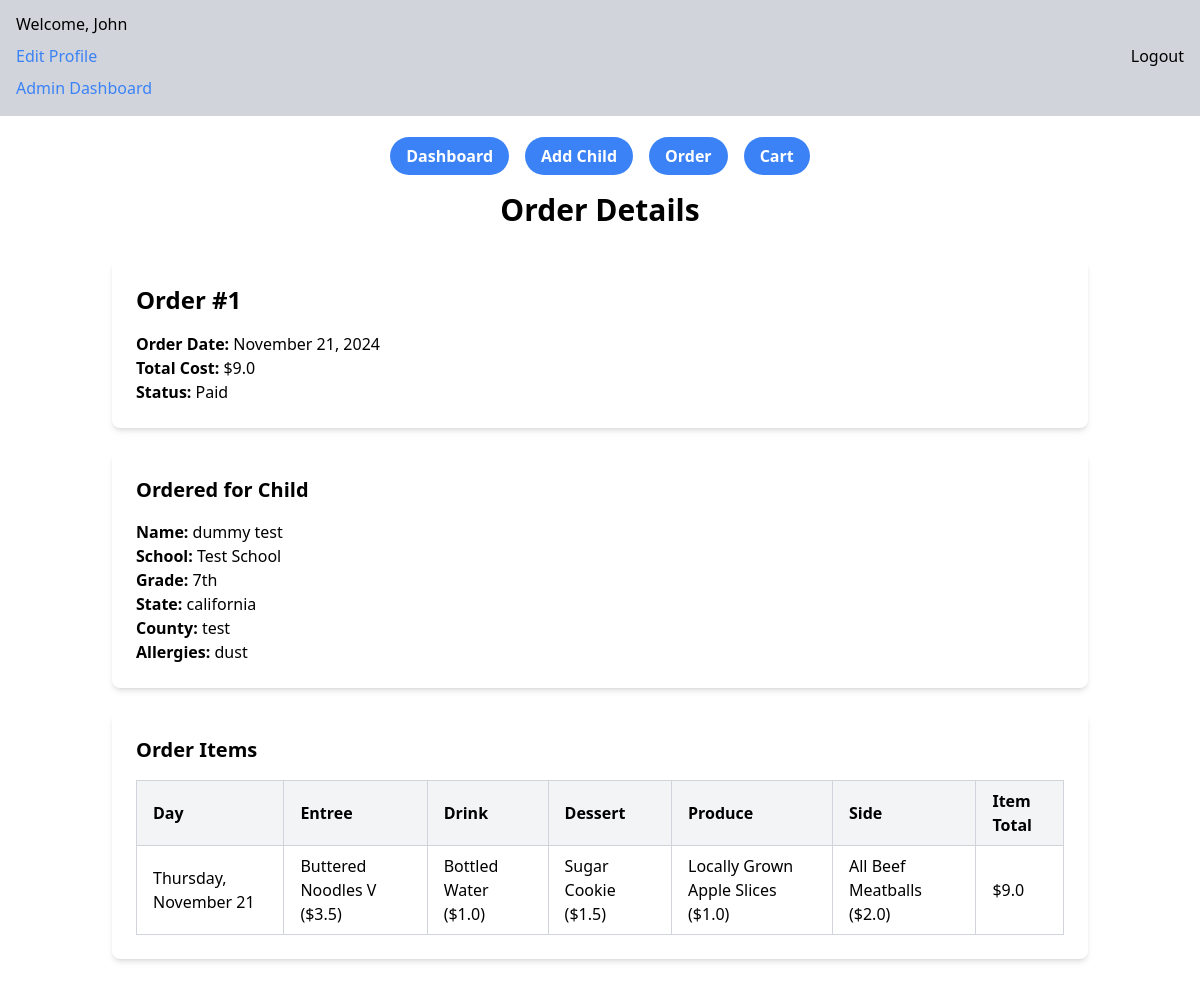
Page /order/1 (signed in) on the committed database.
### app/models.py (models this page shows, shortened)
class Parent(UserMixin,db.Model):
    __tablename__ = 'parents'
    id = db.Column(db.Integer, primary_key=True, autoincrement=True)
    email = db.Column(db.String(120), unique=True, nullable=False)
    password_hash = db.Column(db.String(128), nullable=False)
    first_name = db.Column(db.String(50), nullable=False)
    last_name = db.Column(db.String(50), nullable=False)
    address = db.Column(db.String(255), nullable=False)
    state = db.Column(db.String(50), nullable=False)
    city = db.Column(db.String(50), nullable=False)
    zip_code = db.Column(db.String(10), nullable=False)
    home_phone = db.Column(db.String(15), nullable=True)
    cell_phone = db.Column(db.String(15), nullable=False)
    work_phone = db.Column(db.String(15), nullable=True)
    children = db.relationship('Child', back_populates='parent', cascade='all, delete-orphan')
    orders = db.relationship('Order', back_populates='parent', cascade='all, delete-orphan')

class Order(db.Model):
    __tablename__ = 'orders'
    id = db.Column(db.Integer, primary_key=True, autoincrement=True)
    parent_id = db.Column(db.Integer, db.ForeignKey('parents.id'), nullable=False)
    order_date = db.Column(db.DateTime, default=datetime.utcnow, nullable=False)
    total_cost = db.Column(db.Float, nullable=False)
    status = db.Column(db.String(20), nullable=False, default="Pending")
    deadline = db.Column(db.DateTime, nullable=True, default=lambda: datetime.now() + timedelta(days=2))
    parent = db.relationship('Parent', back_populates='orders')
    order_items = db.relationship('OrderItem', back_populates='order', cascade='all, delete-orphan')
    rating = db.Column(db.Integer, nullable=True)

class Child(db.Model):
    __tablename__ = 'children'
    id = db.Column(db.Integer, primary_key=True, autoincrement=True)
    first_name = db.Column(db.String(50), nullable=False)
    last_name = db.Column(db.String(50), nullable=False)
    state = db.Column(db.String(50), nullable=False)
    county = db.Column(db.String(50), nullable=False)
    grade = db.Column(db.String(20), nullable=False)
    allergies = db.Column(db.Text, nullable=True)
    school_id = db.Column(db.Integer, db.ForeignKey('schools.id'), nullable=False)
    school = db.relationship('School', back_populates='children')
    parent_id = db.Column(db.Integer, db.ForeignKey('parents.id'), nullable=False)
    parent = db.relationship('Parent', back_populates='children')

class School(db.Model):
    __tablename__ = 'schools'
    id = db.Column(db.Integer, primary_key=True, autoincrement=True)
    name = db.Column(db.String(100), nullable=False, unique=True)
    address = db.Column(db.String(255), nullable=False)
    phone_number = db.Column(db.String(15), nullable=False)
    contact_name = db.Column(db.String(100), nullable=False)
    contact_email = db.Column(db.String(120), nullable=False)
    special_instructions = db.Column(db.Text, nullable=True)
    total_students = db.Column(db.Integer, nullable=True)
    children = db.relationship('Child', back_populates='school', cascade='all, delete-orphan')

class OrderItem(db.Model):
    __tablename__ = 'order_items'
    id = db.Column(db.Integer, primary_key=True, autoincrement=True)
    order_id = db.Column(db.Integer, db.ForeignKey('orders.id'), nullable=False)
    child_id = db.Column(db.Integer, db.ForeignKey('children.id'), nullable=False)
    day = db.Column(db.String(20), nullable=False)
    dessert_name = db.Column(db.String(100), nullable=True)
    dessert_price = db.Column(db.Float, nullable=True, default=0.0)
    drink_name = db.Column(db.String(100), nullable=True)
    drink_price = db.Column(db.Float, nullable=True, default=0.0)
    entree_name = db.Column(db.String(100), nullable=True)
    entree_price = db.Column(db.Float, nullable=True, default=0.0)
    produce_name = db.Column(db.String(100), nullable=True)
    produce_price = db.Column(db.Float, nullable=True, default=0.0)
    side_name = db.Column(db.String(100), nullable=True)
    side_price = db.Column(db.Float, nullable=True, default=0.0)
    order = db.relationship('Order', back_populates='order_items')
    child = db.relationship('Child', backref='order_items')
    @property
    def total_price(self):
        return (
            (self.dessert_price or 0) +
            (self.drink_price or 0) +
            (self.entree_price or 0) +
            (self.produce_price or 0) +
            (self.side_price or 0)
        )

### app/routes/order.py (the view)
@order.route('/order/<int:id>', methods=['GET'])
@login_required
def order_detail(id):
    order = Order.query.get(id)
    if order is None:
        flash('Order not found')
        return redirect('/')
    order_items = OrderItem.query.filter_by(order_id=order.id).all()
    child = Child.query.get(order_items[0].child_id)
    return render_template('order_details.html', order=order, order_items=order_items ,child=child)

### app/__init__.py (called while the page is built)
def create_app():
    app = Flask(__name__,
                static_folder='static')
    app.config['SQLALCHEMY_DATABASE_URI'] = 'sqlite:///app.db'
    app.config['SQLALCHEMY_TRACK_MODIFICATIONS'] = False
    app.config['SECRET_KEY'] = 'your_secret_key_here'
    app.config['JWT_SECRET_KEY'] = 'your_jwt_secret_key_here'
    login_manager = LoginManager()
    login_manager.login_view = 'auth.login'
    login_manager.init_app(app)
    db.init_app(app)
    jwt = JWTManager(app)
    from app.models import Parent
    @login_manager.user_loader
    def load_user(user_id):
        return Parent.query.get(int(user_id))
    app.register_blueprint(dashboard, url_prefix='/')
    app.register_blueprint(auth, url_prefix='/')
    app.register_blueprint(order, url_prefix='/')
    app.register_blueprint(admin, url_prefix='/')
    return app

### app/templates/order_details.html
{% extends "_layout.html" %}
{% block content %}
<div class="container mx-auto p-6">
    <h2 class="text-3xl font-semibold text-center mb-8">Order Details</h2>
    <div class="bg-white shadow-md rounded-lg p-6 mb-6">
        <h3 class="text-2xl font-bold mb-4">Order #{{ order.id }}</h3>
        <p><strong>Order Date:</strong> {{ order.order_date.strftime('%B %d, %Y') }}</p>
        <p><strong>Total Cost:</strong> ${{ order.total_cost }}</p>
        <p><strong>Status:</strong> {{ order.status }}</p>
    </div>
    <div class="bg-white shadow-md rounded-lg p-6 mb-6">
        <h3 class="text-xl font-bold mb-4">Ordered for Child</h3>
        <p><strong>Name:</strong> {{ child.first_name }} {{ child.last_name }}</p>
        <p><strong>School:</strong> {{ child.school.name }}</p>
        <p><strong>Grade:</strong> {{ child.grade }}</p>
        <p><strong>State:</strong> {{ child.state }}</p>
        <p><strong>County:</strong> {{ child.county }}</p>
        {% if child.allergies %}
        <p><strong>Allergies:</strong> {{ child.allergies }}</p>
        {% endif %}
    </div>
    <div class="bg-white shadow-md rounded-lg p-6">
        <h3 class="text-xl font-bold mb-4">Order Items</h3>
        <div class="overflow-x-auto">
            <table class="table-auto w-full text-left border-collapse border border-gray-200">
                <thead class="bg-gray-100">
                    <tr>
                        <th class="border border-gray-300 px-4 py-2">Day</th>
                        <th class="border border-gray-300 px-4 py-2">Entree</th>
                        <th class="border border-gray-300 px-4 py-2">Drink</th>
                        <th class="border border-gray-300 px-4 py-2">Dessert</th>
                        <th class="border border-gray-300 px-4 py-2">Produce</th>
                        <th class="border border-gray-300 px-4 py-2">Side</th>
                        <th class="border border-gray-300 px-4 py-2">Item Total</th>
                    </tr>
                </thead>
                <tbody>
                    {% for item in order_items %}
                    <tr class="hover:bg-gray-50">
                        <td class="border border-gray-300 px-4 py-2">{{ item.day }}</td>
                        <td class="border border-gray-300 px-4 py-2">{{ item.entree_name }} (${{ item.entree_price }})</td>
                        <td class="border border-gray-300 px-4 py-2">{{ item.drink_name }} (${{ item.drink_price }})</td>
                        <td class="border border-gray-300 px-4 py-2">{{ item.dessert_name }} (${{ item.dessert_price }})</td>
                        <td class="border border-gray-300 px-4 py-2">{{ item.produce_name }} (${{ item.produce_price }})</td>
                        <td class="border border-gray-300 px-4 py-2">{{ item.side_name }} (${{ item.side_price }})</td>
                        <td class="border border-gray-300 px-4 py-2">${{ item.total_price }}</td>
                    </tr>
                    {% endfor %}
                </tbody>
            </table>
        </div>
    </div>
</div>
{% endblock %}

### app/templates/_layout.html (shortened to what this page needs)
<!DOCTYPE html>
<html lang="en">
<head>
    <script src="https://cdn.tailwindcss.com"></script>
</head>
<body>
    <div class="flex flex-col items-center justify-center h-28">
        {% if current_user.is_authenticated %}
        <div class="bg-gray-300 flex justify-between m-4 p-4 items-center w-screen">
            <div class="flex flex-col gap-2">
                <h1>Welcome, {{ current_user.first_name }}</h1>
                <a class="text-blue-500 cursor-pointer" href="/edit-profile">
                    Edit Profile
                </a>
                <a class="text-blue-500 cursor-pointer" href="/admin-dashboard">
                    Admin Dashboard
                </a>
            </div>
        <a href="{{ url_for('auth.logout') }}">Logout</a>
        </div>
        {% endif %}
    </div>
    {% if current_user.is_authenticated %}
        <div class="flex flex-row justify-center items-center space-x-4 mt-8" id="nav">
                   <ul class="flex flex-row justify-center items-center space-x-4">
                    <li><a href="{{ url_for('dashboard.get_users') }}"
                        class="bg-blue-500 hover:bg-blue-700 text-white font-bold py-2 px-4 rounded-full"
                        >Dashboard</a></li>
                    <li><a href="{{ url_for('dashboard.add_child') }}"
                        class="bg-blue-500 hover:bg-blue-700 text-white font-bold py-2 px-4 rounded-full"
                        >Add Child</a></li>
                    <li><a href="{{ url_for('order.order_page') }}"
                        class="bg-blue-500 hover:bg-blue-700 text-white font-bold py-2 px-4 rounded-full"
                        >Order</a></li>
                    <li><a href="{{ url_for('order.cart') }}"
                        class="bg-blue-500 hover:bg-blue-700 text-white font-bold py-2 px-4 rounded-full"
                        >Cart</a></li>
                   </ul>
        </div>
        {% endif %}
        {% block content %}{% endblock %}
</body>
</html>

### rows in the picture
Parent: first_name "John"
Order: id "1", order_date "November 21, 2024", total_cost "9.0", status "Paid"
Child: first_name "dummy", last_name "test", grade "7th", state "california", county "test", allergies "dust"
School: school.name "Test School"
OrderItem: day "Thursday, November 21", entree_name "Buttered Noodles V", entree_price "3.5", drink_name "Bottled Water", drink_price "1.0", dessert_name "Sugar Cookie", dessert_price "1.5", produce_name "Locally Grown Apple Slices", produce_price "1.0", side_name "All Beef Meatballs", side_price "2.0", total_price "9.0"
